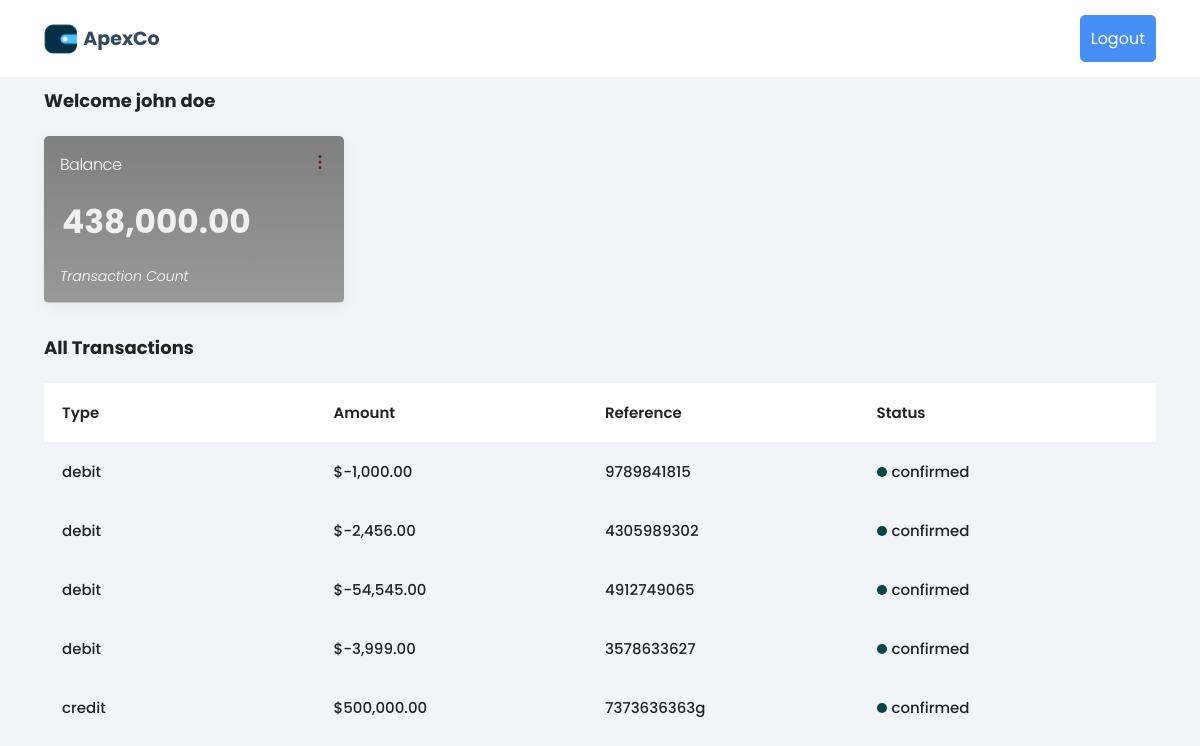
The page /userdashboard/transactions (signed in) on the database as committed earlier.
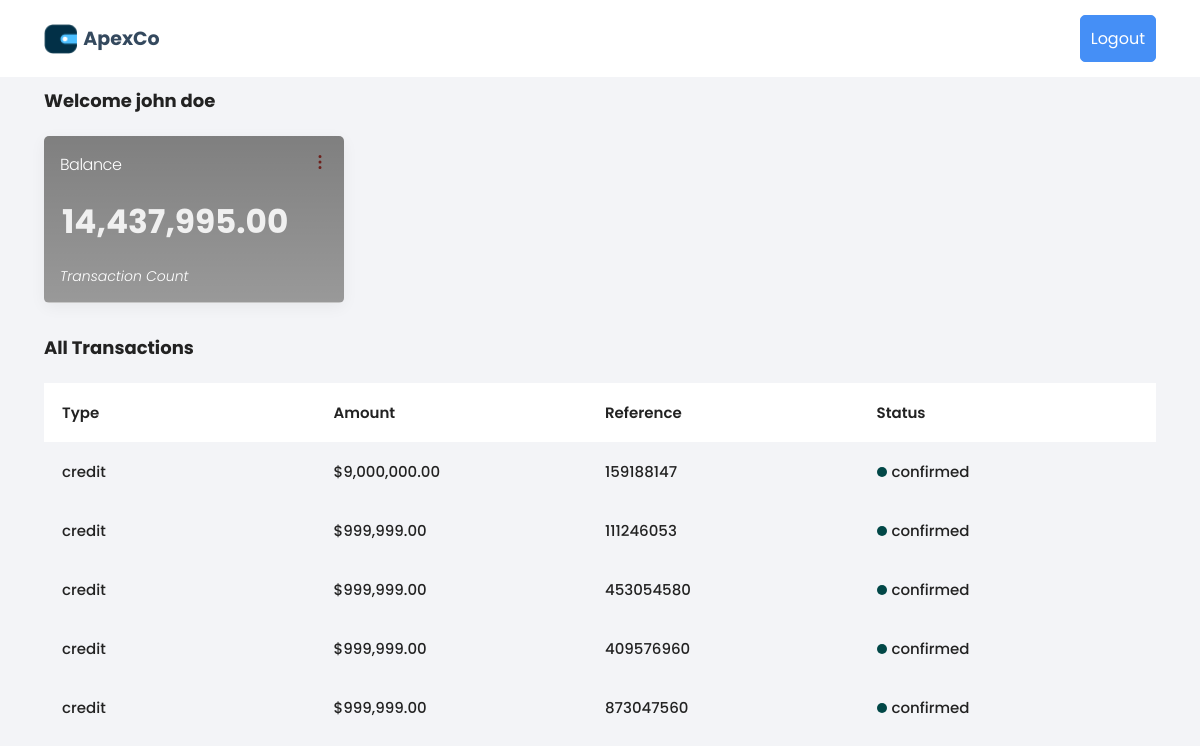
The same page on the database as committed later.
### dashboard/models.py (models this page shows, shortened)
class Transaction(models.Model):
    Workstatus = [
        ('pending confirmation', 'pending confirmation'),
        ('submitted for review', 'submitted for review'),
        ('Awaiting Payment', 'Awaiting Payment'),
        ('confirmed', 'confirmed'),
        ('cancelled', 'cancelled'),
    ]
    creditordebit = [
        ('credit', 'credit'),
        ('debit', 'debit'),
    ]
    reference = models.CharField(blank=True, max_length=500)
    requestuser = models.ForeignKey(User, on_delete=models.CASCADE)
    type = models.CharField(max_length=100, blank=True, choices=creditordebit)
    status = models.CharField(blank=True, max_length=500, choices=Workstatus, default='pending confirmation')
    witholdingtax  = models.DecimalField(blank=True, decimal_places=2, max_digits=60, default=0)
    amount = models.FloatField(blank=True)
    updated_at = models.DateTimeField(auto_now=True)
    narration = models.CharField(blank=True, null=True, max_length=500)
    payment_data = models.JSONField(blank=True, null=True)
    bankdetails = models.JSONField(blank=True, null=True)
    paymentto = models.CharField(blank=True, max_length=100)

### dashboard/views.py (the view, shortened to what this page needs)
# urls.py: path('transactions', transactions, name='transactions'),
@login_required()
def transactions(request):
    if not request.user.is_superuser:
        transactions = Transaction.objects.filter(requestuser=request.user).filter(
            status='confirmed').order_by('-updated_at')
        outgoing = Transaction.objects.filter(type='debit').filter(status='confirmed').filter(
            requestuser=request.user).filter(type='debit').aggregate(
            Sum('amount'))
        incoming = Transaction.objects.filter(status='confirmed').filter(requestuser=request.user).filter(
            type='credit').aggregate(
            Sum('amount'))
        outgoingcount = Transaction.objects.filter(type='debit').filter(status='confirmed').filter(
            requestuser=request.user).filter(type='debit').count()
        incomingcount = Transaction.objects.filter(status='confirmed').filter(requestuser=request.user).filter(
            type='credit').count()
        dollarinvestments = Transaction.objects.filter(requestuser=request.user).filter(status='confirmed').aggregate(
            Sum('amount'))
    return render(request, 'transactions.html',
                  {'outgoingcount': outgoingcount, 'incomingcount': incomingcount, 'transactions': transactions,
                   'outgoing': outgoing, 'incoming': incoming,  'dollarinvestments': dollarinvestments}
                  )

### dashboard/templates/transactions.html (shortened to what this page needs)
{% extends 'dbbase.html' %}
{% load static %}
{% load humanize %}
{% block content %}
<div class="usersname">
  <h4> Welcome {{request.user.first_name}} {{request.user.last_name}}</h4>
</div>
<div class="dashboardcard" >
    <div class="dashcard" id="step1Target">
        <div class="dashcardheader">
           <div class="dashamount">
         {%if request.user.is_superuser%}
            Total Amount Withdrawn
            {%else%}
            Balance
            {%endif%}
           </div>
           <div class="dashtoggle"></div>
        </div>
        <div class="dashvalue">
            <h3>
            {% if dollarinvestments.amount__sum is None %}
              0.00
            {% else %}
            {{ dollarinvestments.amount__sum|floatformat:2|intcomma }}
            {% endif %}</h3>
        </div>
        <div class="dashfooter">
            <div class="numberofloans">Transaction Count</div>
        </div>
    </div>
</div>
<div class="loanrequests" id="step2Target">
    <div class="loanrequestheader">
        <div class="loanrequesttitle">
           <h4> All Transactions </h4>
        </div>
    </div>
</div>
<div class="loantablediv" id="step3Target">
    <div class="loandiv">
        <div class="loantype loandef">Type</div>
        <div class="loanamount loandef def2">Amount</div>
        <div class="loantype loandef def3">Reference</div>
        <div class="loanstatus loandef def4">Status</div>
    </div>
    <div class="mustscroll">
      {%for a in transactions %}
        <div class="loandiv loandivdata" onclick="location.href='{%url 'completetransaction' a.reference%}';">
            <div class="loantype loandef">{{a.type}}</div>
            <div class="loanamount loandef def2">${{a.amount|floatformat:2|intcomma}}</div>
            <div class="loantype loandef def3">{{a.reference}}</div>
            <div class="loanstatus loandef def4"><div class="spa"></div> {{a.status}}</div>
        </div>
        {%endfor%}
    </div>
    </div>
{% endblock %}

### dashboard/templates/dbbase.html (shortened to what this page needs)
<!DOCTYPE html>
{% load static %}
<html lang="en">
<head>
      <link rel="stylesheet" href="{% static 'dbstyle.css' %}" />
</head>
<body>
        {%include 'dbheader.html' %}
    <div class="container dashcontainer">
        {% block content %}
        {% endblock %}
    </div>
</body>
            <link rel="stylesheet" href="https://cdn.jsdelivr.net/npm/aos@2.3.4/dist/aos.css">
</html>

### dashboard/templates/dbheader.html (shortened to what this page needs)
        {% load static %}
        <header id="navbar" style="background-color: white;">
            <div class="container" data-aos="fade-left">
                <div class="logo" >
                   <img src="{% static 'Group 39810.png' %}" alt="" />  <div class="dv">Apex<span>Co</span></div>
                </div>
                <div class="login getstarteds" style="width: fit-content;" onclick="window.location.href = '{% url 'logout_view' %}'">
                    Logout
                </div>
            </div>
        </header>
<br>

### dashboard/templates/dbheader.html (style rules this page uses)
body { font-family: 'Poppins', sans-serif; background: var(--cultured); }

Rows that differ between the two databases and show on the page:
no longer on this page (row unchanged): Transaction: type "debit", amount "-1,000.00", reference "9789841815", status "confirmed"
no longer on this page (row unchanged): Transaction: type "debit", amount "-2,456.00", reference "4305989302", status "confirmed"
no longer on this page (row unchanged): Transaction: type "debit", amount "-54,545.00", reference "4912749065", status "confirmed"
no longer on this page (row unchanged): Transaction: type "debit", amount "-3,999.00", reference "3578633627", status "confirmed"
no longer on this page (row unchanged): Transaction: type "credit", amount "500,000.00", reference "7373636363g", status "confirmed"
added Transaction: type "credit", amount "9,000,000.00", reference "159188147", status "confirmed"
added Transaction: type "credit", amount "999,999.00", reference "111246053", status "confirmed"
added Transaction: type "credit", amount "999,999.00", reference "453054580", status "confirmed"
added Transaction: type "credit", amount "999,999.00", reference "409576960", status "confirmed"
added Transaction: type "credit", amount "999,999.00", reference "873047560", status "confirmed"
Other text that changed with them:
{{ dollarinvestments.amount__sum|floatformat:2|intcomma }}: "438,000.00" → "14,437,995.00"
